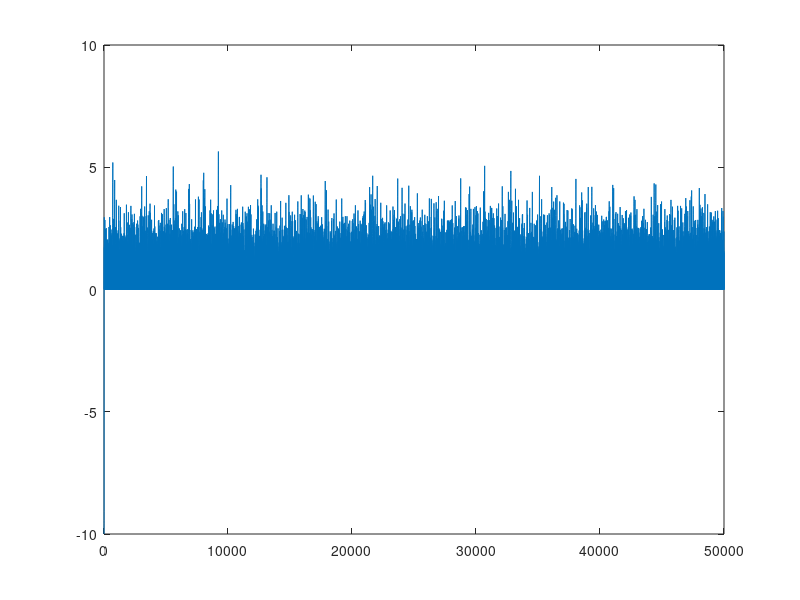
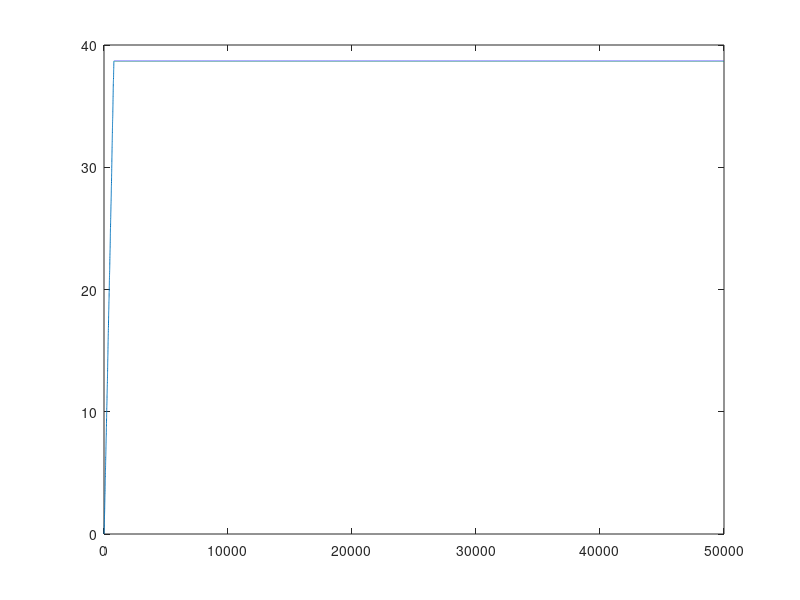
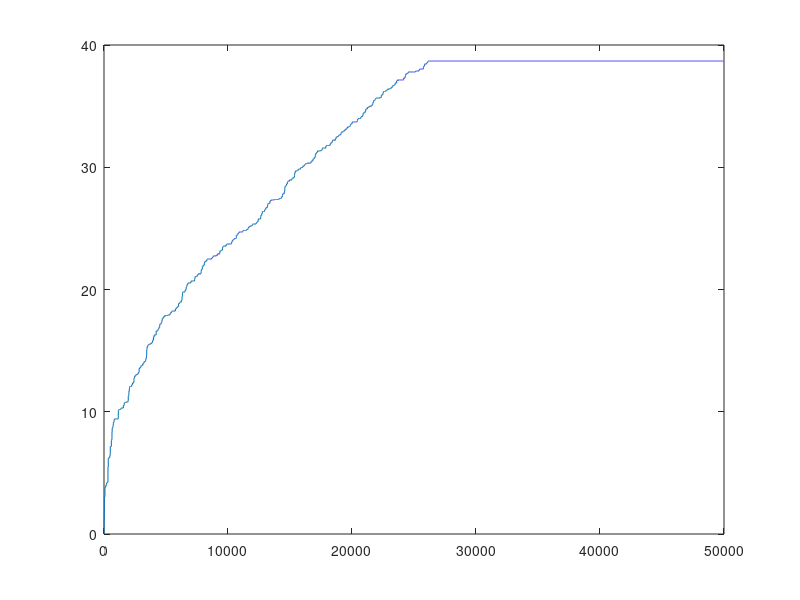

Write MATLAB code to recreate these figures, in order.
clc,clear,close all
sig1=0.5;
sig2=0.1;
sig3=10;
n=50000;
x1=zeros(1,n);
x2=x1;
x3=x1;
x1(1)=-10;
x2(1)=0;
x3(1)=0;
%run first chain
for i=2:n
    y=rand(1)*sig1+x1(i-1);
    u=rand(1);
    alpha=normpdf(y,0.1)/normpdf(x1(i-1),0,1);
    if u<=alpha
        x1(i)=y;
    else
        x1(i)=x2(i-1);
    end
end
%run second chain
for i=2:n
    y=rand(1)*sig2+x2(i-1);
    u=rand(1);
    alpha=normpdf(y,0.1)/normpdf(x2(i-1),0,1);
    if u<=alpha
        x2(i)=y;
    else
        x2(i)=x2(i-1);
    end
end
%run first chain
for i=2:n
    y=rand(1)*sig3+x3(i-1);
    u=rand(1);
    alpha=normpdf(y,0.1)/normpdf(x3(i-1),0,1);
    if u<=alpha
        x3(i)=y;
    else
        x3(i)=x3(i-1);
    end
end
plot(1:n,x1)
figure
plot(1:n,x2)
figure
plot(1:n,x3)